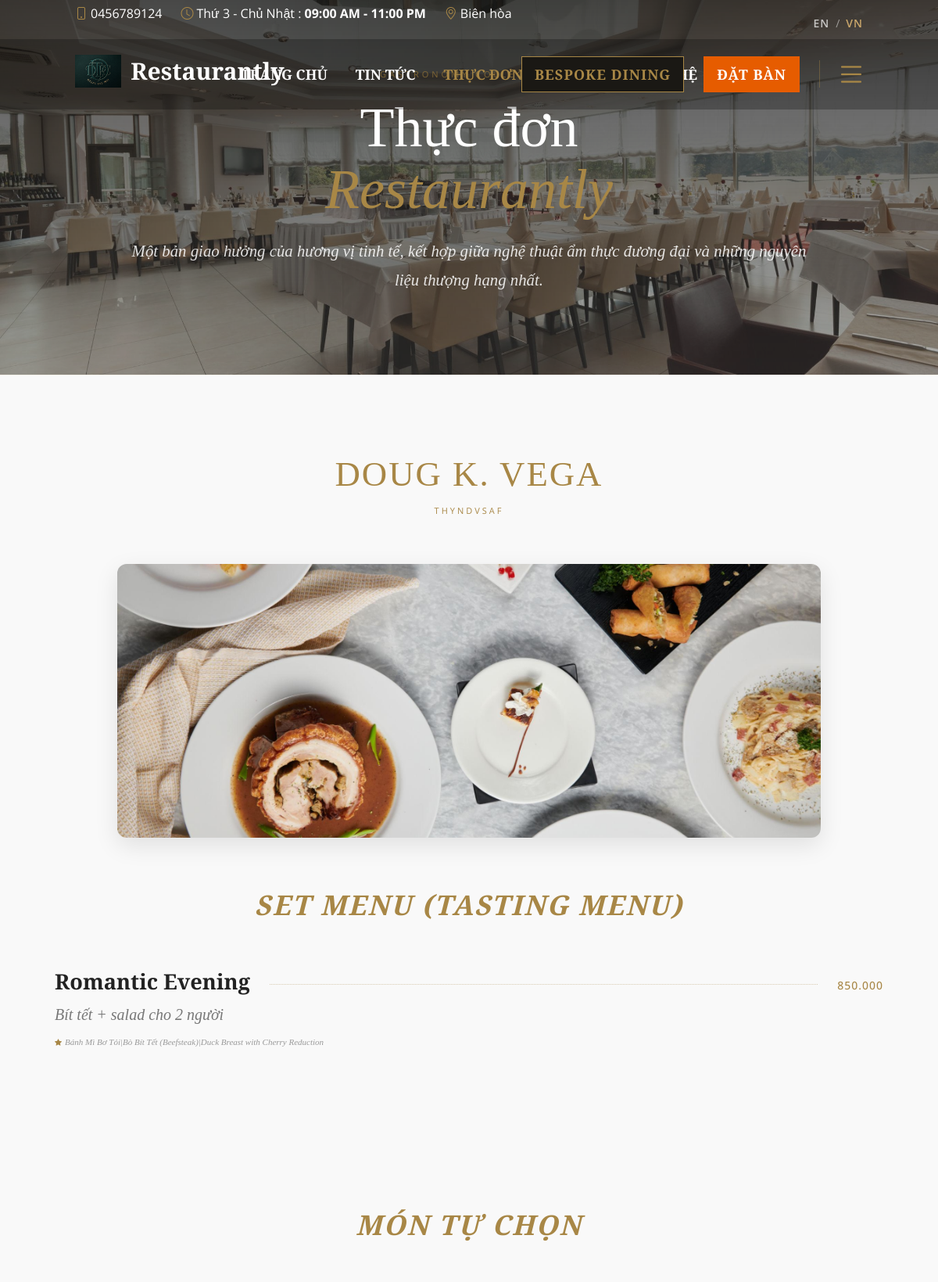
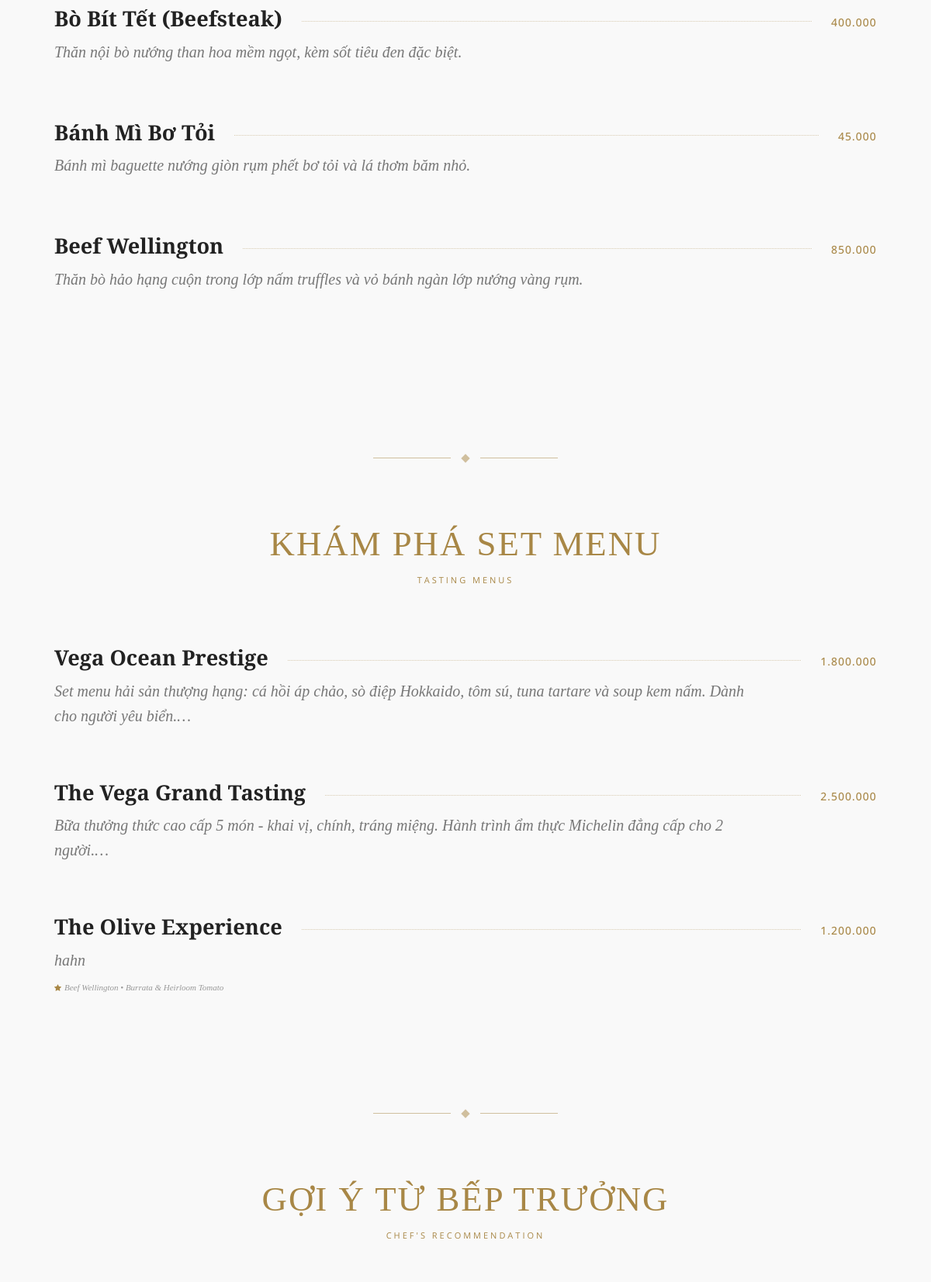
Page /menu.php (upper part) on the committed database (2 pictures, top to bottom).
### tables this page shows
CREATE TABLE `themes` (
  `id` int(11) NOT NULL,
  `name` varchar(255) NOT NULL,
  `description` text DEFAULT NULL,
  `start_date` datetime DEFAULT NULL,
  `end_date` datetime DEFAULT NULL,
  `image` varchar(255) DEFAULT NULL,
  `is_active` tinyint(1) DEFAULT 1,
  `created_at` timestamp NOT NULL DEFAULT current_timestamp()
);

CREATE TABLE `combos` (
  `id` int(11) NOT NULL,
  `name` varchar(255) NOT NULL,
  `description` text DEFAULT NULL,
  `price` decimal(15,2) NOT NULL,
  `image` varchar(255) DEFAULT NULL,
  `status` tinyint(1) DEFAULT 1,
  `is_active` tinyint(1) NOT NULL DEFAULT 1,
  `created_at` timestamp NOT NULL DEFAULT current_timestamp(),
  `theme_id` int(11) DEFAULT NULL
);

CREATE TABLE `foods` (
  `id` int(11) NOT NULL,
  `category_id` int(11) DEFAULT NULL,
  `name` varchar(255) NOT NULL,
  `price` decimal(15,2) NOT NULL,
  `image` varchar(255) DEFAULT NULL,
  `description` text DEFAULT NULL,
  `status` tinyint(1) DEFAULT 1,
  `max_toppings` int(11) DEFAULT 4,
  `is_active` tinyint(1) NOT NULL DEFAULT 1,
  `is_chef_recommended` tinyint(1) DEFAULT 0,
  `allergens` text DEFAULT NULL,
  `wine_pairing_id` int(11) DEFAULT NULL,
  `chef_note` text DEFAULT NULL,
  `theme_id` int(11) DEFAULT NULL
);

### menu.php (the view, shortened to what this page needs)
<?php
$database = new Database();
$db = $database->getConnection();
$active_themes = $db->query("SELECT * FROM themes WHERE is_active = 1 AND (start_date IS NULL OR start_date <= NOW()) AND (end_date IS NULL OR end_date >= NOW()) ORDER BY id DESC")->fetchAll(PDO::FETCH_ASSOC);
foreach ($active_themes as &$t) {
    $t_combos = $db->prepare("SELECT c.*, GROUP_CONCAT(f.name SEPARATOR '|') as list_foods FROM combos c LEFT JOIN combo_items ci ON c.id = ci.combo_id LEFT JOIN foods f ON ci.food_id = f.id WHERE c.theme_id = ? AND c.is_active = 1 GROUP BY c.id");
    $t_combos->execute([$t['id']]);
    $t['combos'] = $t_combos->fetchAll(PDO::FETCH_ASSOC);
    $t_foods = $db->prepare("SELECT f.*, c.name as cat_name, (SELECT GROUP_CONCAT(CONCAT(i.item_name, ',', IFNULL(i.category, '')) SEPARATOR ',') FROM food_recipes fr JOIN inventory i ON fr.ingredient_id = i.id WHERE fr.food_id = f.id) as recipe_ingredients, (SELECT GROUP_CONCAT(CONCAT(tp.name, ' (+', FORMAT(tp.price, 0), 'đ)') SEPARATOR ' | ') FROM food_toppings ft JOIN toppings tp ON ft.topping_id = tp.id WHERE ft.food_id = f.id AND tp.status=1) as list_toppings FROM foods f LEFT JOIN categories c ON f.category_id = c.id WHERE f.theme_id = ? AND f.is_active = 1");
    $t_foods->execute([$t['id']]);
    $t['foods'] = $t_foods->fetchAll(PDO::FETCH_ASSOC);
}
$chef_foods     = $db->query("SELECT f.*, c.name as cat_name, (SELECT GROUP_CONCAT(CONCAT(i.item_name, ',', IFNULL(i.category, '')) SEPARATOR ',') FROM food_recipes fr JOIN inventory i ON fr.ingredient_id = i.id WHERE fr.food_id = f.id) as recipe_ingredients, (SELECT GROUP_CONCAT(CONCAT(tp.name, ' (+', FORMAT(tp.price, 0), 'đ)') SEPARATOR ' | ') FROM food_toppings ft JOIN toppings tp ON ft.topping_id = tp.id WHERE ft.food_id = f.id AND tp.status=1) as list_toppings FROM foods f LEFT JOIN categories c ON f.category_id = c.id WHERE f.is_active = 1 AND f.is_chef_recommended = 1 AND (f.theme_id IS NULL OR f.theme_id = 0) ORDER BY f.id DESC")->fetchAll(PDO::FETCH_ASSOC);
$user_allergies = [];
function hasAllergen($food, $user_allergies) {
    if (empty($user_allergies)) return false;
    return false;
}
include __DIR__ . '/views/client/layouts/header.php';
?>
<section class="editorial-hero">
   <div class="editorial-hero-bg"></div>
   <div class="editorial-hero-overlay"></div>
   <div class="editorial-hero-content">
       <span class="eyebrow">Gastronomy Collection</span>
       <h1>Thực đơn<br><em>Restaurantly</em></h1>
       <p>Một bản giao hưởng của hương vị tinh tế, kết hợp giữa nghệ thuật ẩm thực đương đại và những nguyên liệu thượng hạng&nbsp;nhất.</p>
   </div>
</section>
<div class="editorial-menu-container">
    <?php if(!empty($active_themes)): ?>
        <?php foreach($active_themes as $t): ?>
            <div class="menu-section tasting-menu-section" style="margin-bottom: 80px;">
                <h2 class="menu-section-title"><?= htmlspecialchars($t['name']) ?></h2>
                <div class="menu-section-subtitle"><?= htmlspecialchars($t['description']) ?></div>
                <?php if(!empty($t['image'])): ?>
                <div style="width: 100%; max-width: 900px; height: 350px; margin: 0 auto 40px auto; border-radius: 12px; overflow: hidden; box-shadow: 0 10px 30px rgba(0,0,0,0.1);">
                    <img src="<?= htmlspecialchars($t['image']) ?>" style="width:100%; height:100%; object-fit: cover; transition: transform 0.5s ease;" onmouseover="this.style.transform='scale(1.05)'" onmouseout="this.style.transform='scale(1)'" alt="<?= htmlspecialchars($t['name']) ?>">
                </div>
                <?php endif; ?>
                <div class="menu-list">
                    <?php if(!empty($t['combos'])): ?>
                        <div class="menu-category mt-4" style="display: block;">
                            <div class="category-content-wrap" style="width: 100%; max-width: 100%; padding: 0;">
                                <h3 class="category-title" style="text-align:center; border:none; margin-bottom: 20px; text-transform: uppercase; letter-spacing: 2px;">Set Menu (Tasting Menu)</h3>
                                <div class="menu-list" style="margin-top: 30px;">
                                    <?php foreach($t['combos'] as $row): ?>
                                    <div class="menu-item menu-hover-trigger" data-img="public/assets/img/combos/<?= htmlspecialchars($row['image'] ?: 'default-combo.jpg') ?>" onclick="window.location.href='combo_detail.php?id=<?= $row['id'] ?>'" style="cursor:pointer; transition: background 0.3s ease;">
                                        <div class="menu-item-header">
                                            <span class="menu-item-name"><?= htmlspecialchars($row['name']) ?></span>
                                            <span class="menu-item-dots"></span>
                                            <span class="menu-item-price"><?= number_format($row['price'],0,',','.') ?></span>
                                        </div>
                                        <p class="menu-item-desc">
                                            <?= htmlspecialchars($row['description']) ?>
                                            <br><i class="bi bi-star-fill me-1" style="color:#A88746; font-size:9px; margin-top:5px;"></i><span style="font-size:11px; color:#999;"><?= htmlspecialchars(str_replace(',', ' • ', $row['list_foods'])) ?></span>
                                        </p>
                                    </div>
                                    <?php endforeach; ?>
                                </div>
                            </div>
                        </div>
                    <?php endif; ?>
                    <?php if(!empty($t['foods'])): ?>
                        <div class="menu-category mt-5" style="display: block;">
                            <div class="category-content-wrap" style="width: 100%; max-width: 100%; padding: 0;">
                                <h3 class="category-title" style="text-align:center; border:none; margin-bottom: 20px; text-transform: uppercase; letter-spacing: 2px;">Món tự chọn</h3>
                                <div class="menu-list" style="margin-top: 30px;">
                                    <?php foreach($t['foods'] as $f):
                                        $has_al = hasAllergen($f, $user_allergies);
                                        $modalData = htmlspecialchars(json_encode([
                                            'name' => $f['name'], 'desc' => $f['description'],
                                            'price' => number_format($f['price'],0,',','.'),
                                            'img' => 'public/assets/img/menu/' . ($f['image'] ?: 'default.jpg'),
                                            'cat' => "Món tự chọn",
                                            'toppings' => $f['list_toppings'] ?? ''
                                        ]));
                                    ?>
                                    <div class="menu-item menu-hover-trigger <?= $has_al ? 'allergy-item' : '' ?>"
                                         data-img="public/assets/img/menu/<?= htmlspecialchars($f['image'] ?: 'default-food.jpg') ?>"
                                         onclick="openEdModal(<?= $modalData ?>)" style="cursor:pointer; transition: background 0.3s ease;">
                                        <div class="menu-item-header">
                                            <span class="menu-item-name"><?= htmlspecialchars($f['name']) ?></span>
                                            <span class="menu-item-dots"></span>
                                            <span class="menu-item-price"><?= number_format($f['price'],0,',','.') ?></span>
                                        </div>
                                        <p class="menu-item-desc">
                                            <?= htmlspecialchars($f['description']) ?>
                                        </p>
                                    </div>
                                    <?php endforeach; ?>
                                </div>
                            </div>
                        </div>
                    <?php endif; ?>
                </div>
            </div>
            <div class="menu-divider"><div class="diamond"></div></div>
        <?php endforeach; ?>
    <?php endif; ?>
    <?php
    $standalone_sets = $db->query("
        SELECT c.*, GROUP_CONCAT(f.name ORDER BY f.name SEPARATOR ', ') as list_foods
        FROM combos c
        LEFT JOIN combo_items ci ON c.id = ci.combo_id
        LEFT JOIN foods f ON ci.food_id = f.id
        WHERE c.is_active = 1
        AND (c.theme_id IS NULL OR c.theme_id NOT IN (
            SELECT id FROM themes WHERE is_active = 1 AND (start_date IS NULL OR start_date <= NOW()) AND (end_date IS NULL OR end_date >= NOW())
        ))
        GROUP BY c.id ORDER BY c.id DESC
    ")->fetchAll(PDO::FETCH_ASSOC);
    ?>
    <?php if(!empty($standalone_sets)): ?>
    <div class="menu-section a-la-carte-section">
        <h2 class="menu-section-title">Khám Phá Set Menu</h2>
        <div class="menu-section-subtitle">Tasting Menus</div>
        <div class="menu-category mt-4" style="display: block;">
            <div class="category-content-wrap" style="width: 100%; max-width: 100%; padding: 0;">
                <div class="menu-list">
                    <?php foreach($standalone_sets as $row): ?>
                    <div class="menu-item menu-hover-trigger" data-img="public/assets/img/combos/<?= htmlspecialchars($row['image'] ?: 'default-combo.jpg') ?>" onclick="window.location.href='combo_detail.php?id=<?= $row['id'] ?>'" style="cursor:pointer; transition: background 0.3s ease;">
                        <div class="menu-item-header">
                            <span class="menu-item-name"><?= htmlspecialchars($row['name']) ?></span>
                            <span class="menu-item-dots"></span>
                            <span class="menu-item-price"><?= number_format($row['price'],0,',','.') ?></span>
                        </div>
                        <p class="menu-item-desc">
                            <?= htmlspecialchars($row['description']) ?>
                            <br><i class="bi bi-star-fill me-1" style="color:#A88746; font-size:9px; margin-top:5px;"></i><span style="font-size:11px; color:#999;"><?= htmlspecialchars(str_replace(',', ' • ', $row['list_foods'])) ?></span>
                        </p>
                    </div>
                    <?php endforeach; ?>
                </div>
            </div>
        </div>
    </div>
    <div class="menu-divider"><div class="diamond"></div></div>
    <?php endif; ?>
    <?php if(!empty($chef_foods)): ?>
    <div class="menu-section a-la-carte-section">
        <h2 class="menu-section-title">Gợi Ý Từ Bếp Trưởng</h2>
        <div class="menu-section-subtitle">Chef's Recommendation</div>
    </div>
    <?php endif; ?>
</div>
<?php include __DIR__ . '/views/client/layouts/footer.php'; ?>

### views/client/layouts/header.php (style rules this page uses)
:root { --primary-color: #A88746; }
body { margin: 0; padding: 0 !important; font-family: 'Open Sans', sans-serif; }

### menu.php (style rules this page uses)
:root { --bg-color: #F9F9F9; --text-main: #222222; --text-muted: #777777; --accent-burgundy: #A88746; --accent-burgundy: #A88746; --font-serif: 'Cormorant Garamond', serif; --font-sans: 'Open Sans', sans-serif; }
* { box-sizing: border-box; margin: 0; padding: 0; }
body { background-color: var(--bg-color); color: var(--text-main); font-family: var(--font-sans); line-height: 1.6; overflow-x: hidden; }
.editorial-hero { position: relative; height: 60vh; min-height: 450px; display: flex; align-items: center; justify-content: center; text-align: center; border-bottom: 1px solid rgba(168, 135, 70,0.1); }
.editorial-hero-bg { position: absolute; inset: 0; background-image: url('public/assets/img/hero/e1ed0ad828fff1d6a15d.jpg'); background-size: cover; background-position: center; filter: grayscale(0.2) opacity(0.8); z-index: 0; }
.editorial-hero-overlay { position: absolute; inset: 0; background: linear-gradient(to bottom, rgba(0,0,0,0.7) 0%, rgba(0,0,0,0.3) 100%); z-index: 1; }
.editorial-hero-content { position: relative; z-index: 2; padding: 0 20px; max-width: 1000px; }
.eyebrow { display: block; font-family: var(--font-sans); font-size: 11px; letter-spacing: 4px; text-transform: uppercase; color: var(--accent-burgundy); margin-bottom: 20px; }
.editorial-hero h1 { font-family: var(--font-serif); font-size: clamp(3rem, 6vw, 4.5rem); font-weight: 300; color: #ffffff; line-height: 1.1; margin-bottom: 20px; }
.editorial-hero h1 em { font-style: italic; color: var(--accent-burgundy); }
.editorial-hero p { font-family: var(--font-serif); font-size: 1.3rem; color: rgba(255,255,255,0.85); font-style: italic; line-height: 1.8; padding: 0 5%; }
.editorial-menu-container { max-width: 1100px; margin: 0 auto; padding: 100px 20px; background-color: var(--bg-color); }
.menu-section { margin-bottom: 120px; }
.menu-section-title { text-align: center; font-family: var(--font-serif); font-size: 2.8rem; font-weight: 400; color: var(--accent-burgundy); margin-bottom: 10px; text-transform: uppercase; letter-spacing: 2px; }
.menu-section-subtitle { text-align: center; font-family: var(--font-sans); font-size: 11px; letter-spacing: 3px; text-transform: uppercase; color: var(--accent-burgundy); margin-bottom: 60px; }
.menu-divider { display: flex; align-items: center; justify-content: center; margin: 80px 0; opacity: 0.5; }
.menu-divider::before, .menu-divider::after { content: ''; height: 1px; width: 100px; background-color: var(--accent-burgundy); }
.menu-divider .diamond { width: 8px; height: 8px; background-color: var(--accent-burgundy); transform: rotate(45deg); margin: 0 15px; }
.menu-category { margin-bottom: 100px; display: flex; align-items: flex-start; gap: 60px; }
.category-content-wrap { flex: 1; }
.category-title { text-align: left; font-family: var(--font-serif); font-size: 2.2rem; font-weight: 600; font-style: italic; color: var(--accent-burgundy); margin-bottom: 30px; border-bottom: 1px solid rgba(168, 135, 70,0.1); padding-bottom: 15px; }
.menu-list { display: flex; flex-direction: column; gap: 25px; }
.menu-item { display: flex; flex-direction: column; cursor: pointer; transition: opacity 0.3s ease; padding: 10px 0; }
.menu-item-header { display: flex; align-items: baseline; margin-bottom: 5px; }
.menu-item-name { font-family: var(--font-serif); font-size: 1.7rem; font-weight: 600; color: var(--text-main); background: var(--bg-color); padding-right: 15px; z-index: 2; }
.menu-item-dots { flex-grow: 1; border-bottom: 1px dotted rgba(168, 135, 70,0.4); margin: 0 10px; position: relative; top: -6px; z-index: 1; }
.menu-item-price { font-family: var(--font-sans); font-size: 14px; color: var(--accent-burgundy); background: var(--bg-color); padding-left: 15px; z-index: 2; font-weight: 500; letter-spacing: 1px; }
.menu-item-desc { font-family: var(--font-serif); font-size: 1.25rem; font-weight: 500; color: var(--text-muted); font-style: italic; max-width: 85%; line-height: 1.6; display: -webkit-box; -webkit-line-clamp: 2; -webkit-box-orient: vertical; overflow: hidden; text-overflow: ellipsis; }

### rows in the picture
themes: name "DOUG K. VEGA", description "THYNDVSAF", image (picture)
combos: name "Romantic Evening", price "850.000", description "Bít tết + salad cho 2 người", list_foods "Bánh Mì Bơ Tỏi|Bò Bít Tết (Beefsteak)|Duck Breast with Cherry Reduction"
foods: name "Bò Bít Tết (Beefsteak)", price "400.000", description "Thăn nội bò nướng than hoa mềm ngọt, kèm sốt tiêu đen đặc biệt."
foods: name "Bánh Mì Bơ Tỏi", price "45.000", description "Bánh mì baguette nướng giòn rụm phết bơ tỏi và lá thơm băm nhỏ."
foods: name "Beef Wellington", price "850.000", description "Thăn bò hảo hạng cuộn trong lớp nấm truffles và vỏ bánh ngàn lớp nướng vàng rụm."
combos: name "Vega Ocean Prestige", price "1.800.000", description "Set menu hải sản thượng hạng: cá hồi áp chảo, sò điệp Hokkaido, tôm sú, tuna tartare và soup kem nấm. Dành cho người yêu biển."
combos: name "The Vega Grand Tasting", price "2.500.000", description "Bữa thưởng thức cao cấp 5 món - khai vị, chính, tráng miệng. Hành trình ẩm thực Michelin đẳng cấp cho 2 người."
combos: name "The Olive Experience", price "1.200.000", description "hahn", list_foods "Beef Wellington • Burrata & Heirloom Tomato"

### other values in the picture
$settings['hotline'] "0456789124"
$settings['open_days'] "Thứ 3 - Chủ Nhật"
$settings['open_time'] "09:00 AM - 11:00 PM"
$settings['address'] "Biên hòa"
$settings['restaurant_name'] "Restaurantly"
__('home') "TRANG CHỦ"
__('news') "TIN TỨC"
__('menu') "THỰC ĐƠN"
__('book_table') "ĐẶT BÀN"
